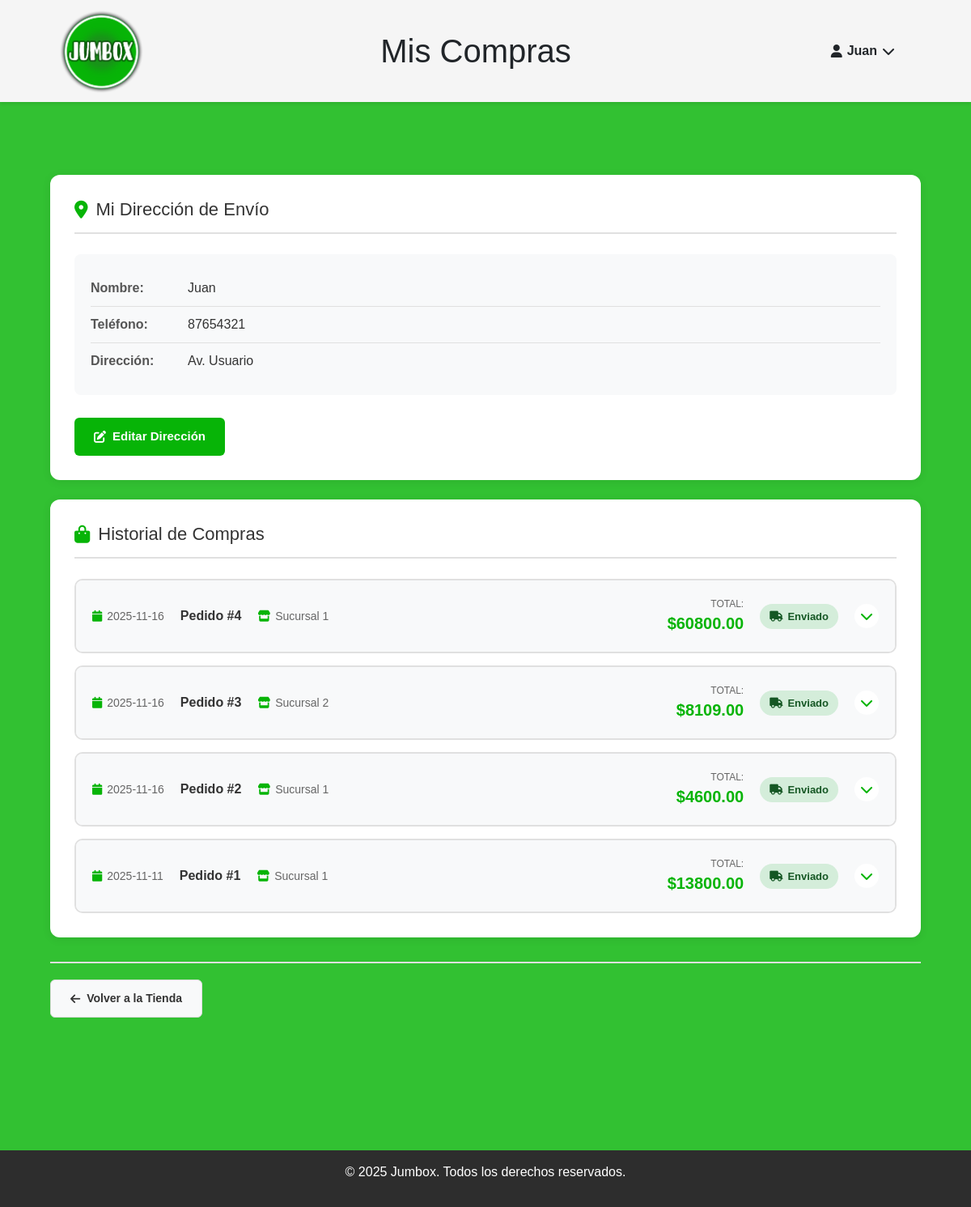
Screenshot of /mis-compras (signed in) with the database file from the repository.
### tables this page shows
CREATE TABLE cliente (
  id_cliente INTEGER PRIMARY KEY AUTOINCREMENT,
  nombre TEXT NOT NULL,
  direccion TEXT NOT NULL,
  telefono INTEGER NOT NULL UNIQUE,
  contrasena TEXT,
  tipo TEXT DEFAULT 'usuario'
);

CREATE TABLE "pedido" (
  id_pedido INTEGER PRIMARY KEY AUTOINCREMENT,
  fecha TEXT NOT NULL,
  estado TEXT NOT NULL,
  fk_cliente INTEGER NOT NULL,
  fk_sucursal INTEGER,
  FOREIGN KEY (fk_cliente) REFERENCES cliente(id_cliente)
    ON DELETE NO ACTION ON UPDATE NO ACTION,
  FOREIGN KEY (fk_sucursal) REFERENCES cliente(id_cliente)
    ON DELETE NO ACTION ON UPDATE NO ACTION
);

### app/user/routes.py (the view)
@user_bp.route('/mis-compras')
def mis_compras():
    resp = require_login_redirect()
    if resp:
        return resp
    if session.get('tipo') != 'usuario':
        flash("No autorizado.", "error")
        return redirect(url_for('main.home'))
    id_cliente = session['id_cliente']
    with get_conn() as conn:
        cliente = conn.execute("""
            SELECT nombre, direccion, telefono
            FROM cliente
            WHERE id_cliente = ?
        """, (id_cliente,)).fetchone()
        pedidos = conn.execute("""
            SELECT
                p.id_pedido,
                p.fecha,
                p.estado,
                s.nombre AS sucursal,
                GROUP_CONCAT(prod.nombre || '|' || dp.cantidad || '|' || prod.precio, '###') AS productos_info,
                SUM(dp.cantidad * prod.precio) AS total
            FROM pedido p
            LEFT JOIN cliente s ON s.id_cliente = p.fk_sucursal
            JOIN detalles_pedido dp ON dp.fk_pedido = p.id_pedido
            JOIN producto prod ON prod.id_producto = dp.fk_producto
            WHERE p.fk_cliente = ?
            GROUP BY p.id_pedido
            ORDER BY p.id_pedido DESC
        """, (id_cliente,)).fetchall()
        pedidos_procesados = []
        for pedido in pedidos:
            productos_raw = pedido['productos_info'].split('###') if pedido['productos_info'] else []
            productos = []
            for prod_info in productos_raw:
                partes = prod_info.split('|')
                if len(partes) == 3:
                    productos.append({
                        'nombre': partes[0],
                        'cantidad': int(partes[1]),
                        'precio': float(partes[2]),
                        'subtotal': int(partes[1]) * float(partes[2])
                    })
            pedidos_procesados.append({
                'id_pedido': pedido['id_pedido'],
                'fecha': pedido['fecha'],
                'estado': pedido['estado'],
                'sucursal': pedido['sucursal'],
                'total': pedido['total'],
                'productos': productos
            })
    return render_template('compras_cliente.html',
                        cliente=cliente,
                        pedidos=pedidos_procesados)

### app/utils.py (called while the page is built)
def get_conn():
    conn = sqlite3.connect(current_app.config["DB_NAME"])
    conn.row_factory = sqlite3.Row
    conn.execute("PRAGMA foreign_keys = ON;")
    return conn

def require_login_redirect():
    if 'id_cliente' not in session:
        flash("Necesitás iniciar sesión.", "error")
        return redirect(url_for('auth.login'))
    return None

### templates/user/compras_cliente.html (shortened to what this page needs)
<!DOCTYPE html>
<html lang="es">
<head>
    <link
        href="https://cdn.jsdelivr.net/npm/bootstrap@5.3.3/dist/css/bootstrap.min.css"
        rel="stylesheet"
    >
    <link rel="stylesheet" href="{{ url_for('static', filename='style.css') }}">
    <link rel="stylesheet" href="https://cdnjs.cloudflare.com/ajax/libs/font-awesome/6.5.0/css/all.min.css">
</head>
<body>
    <header class="main-header container-fluid">
        <div class="row align-items-center w-100">
            <div class="col-6 col-md-3 d-flex align-items-center">
                <a href="{{ url_for('main.home') }}">
                    <img src="{{ url_for('static', filename='img/logo.png') }}" alt="Jumbox" class="img-fluid" style="max-width:110px;">
                </a>
            </div>
            <div class="col-12 col-md-6 mt-3 mt-md-0 text-center">
                <div class="titulo-header">
                    <h1 class="m-0">Mis Compras</h1>
                </div>
            </div>
            <div class="col-6 col-md-3 mt-3 mt-md-0 text-end">
                <div class="cuenta d-inline-block" tabindex="0">
                    <div class="cuenta-btn">
                        <i class="fa-solid fa-user"></i>
                        <span>{{ session.get('nombre', 'Usuario') }}</span>
                        <i class="fa-solid fa-chevron-down"></i>
                    </div>
                </div>
            </div>
        </div>
    </header>
    <div class="container mt-3">
    </div>
    <main class="container py-4">
        <div class="compras-container">
            <div class="direccion-section mb-4">
                <div class="card-direccion">
                    <h2><i class="fa-solid fa-location-dot"></i> Mi Dirección de Envío</h2>
                    <div class="direccion-info">
                        <div class="info-row">
                            <span class="label">Nombre:</span>
                            <span class="valor">{{ cliente['nombre'] }}</span>
                        </div>
                        <div class="info-row">
                            <span class="label">Teléfono:</span>
                            <span class="valor">{{ cliente['telefono'] }}</span>
                        </div>
                        <div class="info-row">
                            <span class="label">Dirección:</span>
                            <span class="valor" id="direccionActual">{{ cliente['direccion'] }}</span>
                        </div>
                    </div>
                    <button class="btn-editar-direccion mt-2" onclick="toggleEditarDireccion()">
                        <i class="fa-solid fa-pen-to-square"></i> Editar Dirección
                    </button>
                </div>
            </div>
            <div class="historial-section mb-4">
                <h2><i class="fa-solid fa-shopping-bag"></i> Historial de Compras</h2>
                {% if pedidos %}
                    <div class="pedidos-lista">
                        {% for pedido in pedidos %}
                        <div class="pedido-item">
                            <div class="pedido-header" data-id="{{ pedido['id_pedido'] }}" onclick="togglePedido(this.dataset.id)">
                                <div class="pedido-info-principal">
                                    <div class="pedido-fecha">
                                        <i class="fa-solid fa-calendar"></i>
                                        <span>{{ pedido['fecha'] }}</span>
                                    </div>
                                    <div class="pedido-numero">
                                        <strong>Pedido #{{ pedido['id_pedido'] }}</strong>
                                    </div>
                                    <div class="pedido-sucursal">
                                        <i class="fa-solid fa-store"></i> {{ pedido['sucursal'] }}
                                    </div>
                                </div>
                                <div class="pedido-info-secundaria">
                                    <div class="pedido-total">
                                        <span class="label-total">Total:</span>
                                        <span class="valor-total">${{ "%.2f"|format(pedido['total']) }}</span>
                                    </div>
                                    <div class="pedido-estado">
                                        {% if pedido['estado'] == 'enviado' %}
                                            <span class="estado-badge enviado">
                                                <i class="fa-solid fa-truck"></i> Enviado
                                            </span>
                                        {% elif pedido['estado'] == 'pendiente' %}
                                            <span class="estado-badge pendiente">
                                                <i class="fa-solid fa-clock"></i> Pendiente
                                            </span>
                                        {% else %}
                                            <span class="estado-badge pendiente">
                                                <i class="fa-solid fa-clock"></i> {{ pedido['estado']|capitalize }}
                                            </span>
                                        {% endif %}
                                    </div>
                                    <div class="pedido-toggle">
                                        <i class="fa-solid fa-chevron-down"></i>
                                    </div>
                                </div>
                            </div>
                        </div>
                        {% endfor %}
                    </div>
                {% endif %}
            </div>
            <div class="acciones-footer mb-4">
                <a href="{{ url_for('main.home') }}" class="btn-volver">
                    <i class="fa-solid fa-arrow-left"></i> Volver a la Tienda
                </a>
            </div>
        </div>
    </main>
    <footer>
        <p>© 2025 Jumbox. Todos los derechos reservados.</p>
    </footer>
</body>
</html>

### rows the page displays
cliente: get "Juan", nombre "Juan", telefono "87654321", direccion "Av. Usuario"
pedido: fecha "2025-11-16", id_pedido "4", sucursal "Sucursal 1", total "60800.00", estado "enviado" (drawn)
pedido: fecha "2025-11-16", id_pedido "3", sucursal "Sucursal 2", total "8109.00", estado "enviado" (drawn)
pedido: fecha "2025-11-16", id_pedido "2", sucursal "Sucursal 1", total "4600.00", estado "enviado" (drawn)
pedido: fecha "2025-11-11", id_pedido "1", sucursal "Sucursal 1", total "13800.00", estado "enviado" (drawn)
